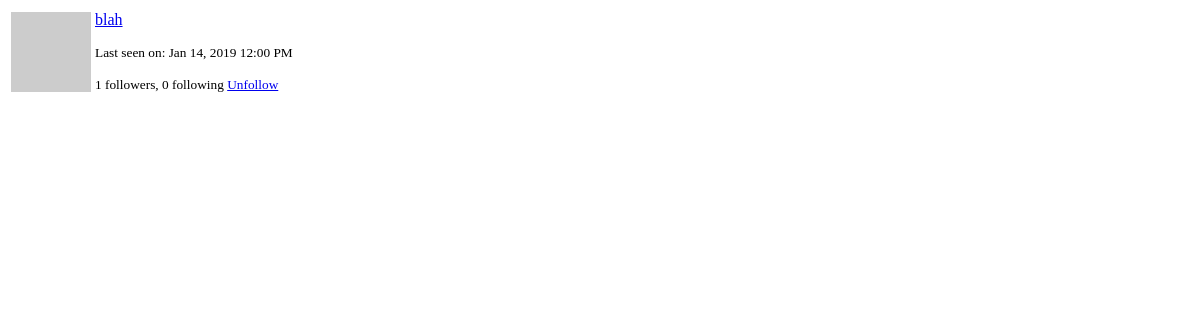
The app's page /user/blah/popup (signed in), older data.
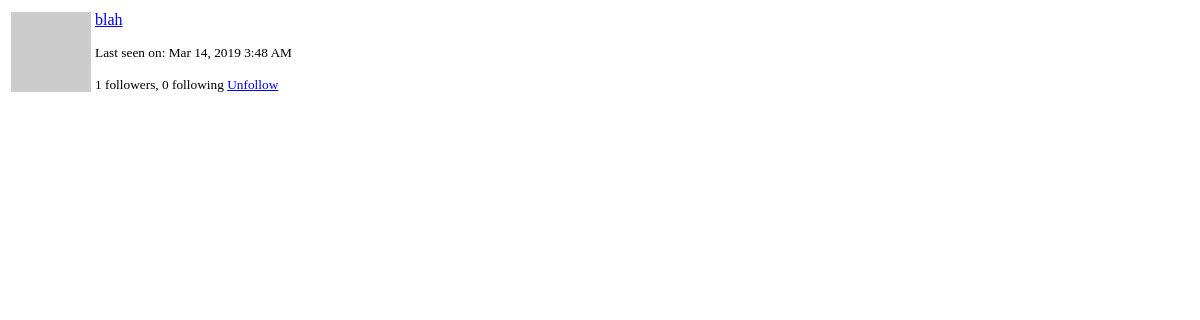
The same page, newer data.
### app/models.py (models this page shows, shortened)
class User(UserMixin, db.Model):
    id = db.Column(db.Integer, primary_key=True)
    username = db.Column(db.String(64), index=True, unique=True)
    email = db.Column(db.String(120), index=True, unique=True)
    password_hash = db.Column(db.String(128))
    posts = db.relationship('Post', backref="author", lazy="dynamic")
    about_me = db.Column(db.String(140))
    last_seen = db.Column(db.DateTime, default=datetime.utcnow)
    followed = db.relationship('User', secondary=followers, primaryjoin=(followers.c.follower_id == id),
        secondaryjoin=(followers.c.followed_id == id),
        backref=db.backref('followers', lazy='dynamic'), lazy='dynamic')
    notifications = db.relationship('Notification', backref="user", lazy="dynamic")
    messages_sent = db.relationship('Message', foreign_keys="Message.sender_id", backref="author", lazy="dynamic")
    messages_received = db.relationship('Message', foreign_keys="Message.recipient_id", backref="recipient", lazy="dynamic")
    last_message_read_time = db.Column(db.DateTime)
    def avatar(self, size):
        digest = md5(self.email.lower().encode('utf-8')).hexdigest()
        return 'https://www.gravatar.com/avatar/{}?d=identicon&s={}'.format(
            digest, size
        )
    def is_following(self, user):
        return self.followed.filter(
            followers.c.followed_id == user.id).count() > 0

### app/main/routes.py (the view)
@bp.route('/user/<username>/popup')
@login_required
def user_popup(username):
    user = User.query.filter_by(username=username).first_or_404()
    return render_template('user_popup.html', user=user)

### app/main/routes.py (called while the page is built)
@bp.before_request
def before_request():
    if current_user.is_authenticated:
        current_user.last_seen = datetime.utcnow()
        db.session.commit()
        g.search_form = SearchForm()
    g.locale = str(get_locale())

### app/models.py (called while the page is built)
@login.user_loader
def load_user(id):
    return User.query.get(int(id))

    @classmethod
    def before_commit(cls, session):
        session._changes = {
            'add': list(session.new),
            'update': list(session.dirty),
            'delete': list(session.deleted)
        }

    @classmethod
    def after_commit(cls, session):
        for obj in session._changes['add']:
            if isinstance(obj, SearchableMixin):
                add_to_index(obj.__tablename__, obj)
        for obj in session._changes['update']:
            if isinstance(obj, SearchableMixin):
                add_to_index(obj.__tablename__, obj)
        for obj in session._changes['delete']:
            if isinstance(obj, SearchableMixin):
                remove_from_index(obj.__tablename__, obj)
        session._changes = None

### app/templates/user_popup.html (shortened to what this page needs)
<table class="table">
    <tr>
        <td width="64" style="border: 0px;"><img src="{{ user.avatar(64)}}"> </td>
        <td style="border: 0px;">
            <p>
                <a href="{{ url_for('main.user', username=user.username )}}">
                    {{ user.username }}
                </a>
             </p>
            <small>
                {% if user.last_seen %}
                    <p> {{ _('Last seen on')}}:
                        {{ moment(user.last_seen).format('lll') }}
                    </p>
                {% endif %}
                <p> {{ _('%(count)d followers', count=user.followers.count())}},
                    {{ _('%(count)d following', count=user.followed.count())}}
                {% if user != current_user %}
                    {% if not current_user.is_following(user) %}
                    <a href="{{ url_for('main.follow', username=user.username )}}">
                        {{ _('Follow')}}
                    </a>
                    {% else %}
                    <a href="{{ url_for('main.unfollow', username=user.username) }}">
                        {{ _('Unfollow')}}
                    </a>
                    {% endif %}
                {% endif %}
            </small>
        </td>
    </tr>
</table>

Row changes from the older to the newer data that the page shows:
changed User "blah": last_seen "Jan 14, 2019 12:00 PM" → "Mar 14, 2019 3:48 AM"
